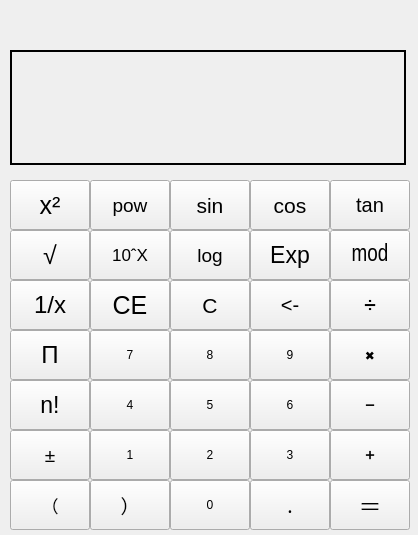
<?xml version="1.0" encoding="UTF-8"?>
<ui version="4.0">
 <class>Widget</class>
 <widget class="QWidget" name="Widget">
  <property name="windowModality">
   <enum>Qt::ApplicationModal</enum>
  </property>
  <property name="enabled">
   <bool>true</bool>
  </property>
  <property name="geometry">
   <rect>
    <x>0</x>
    <y>0</y>
    <width>418</width>
    <height>535</height>
   </rect>
  </property>
  <widget class="QStackedWidget" name="stackedWidget">
   <property name="geometry">
    <rect>
     <x>10</x>
     <y>170</y>
     <width>411</width>
     <height>361</height>
    </rect>
   </property>
   <property name="currentIndex">
    <number>1</number>
   </property>
   <widget class="QWidget" name="page">
    <widget class="QPushButton" name="Button_Clear_entry">
     <property name="geometry">
      <rect>
       <x>0</x>
       <y>60</y>
       <width>100</width>
       <height>60</height>
      </rect>
     </property>
     <property name="font">
      <font>
       <pointsize>19</pointsize>
      </font>
     </property>
     <property name="text">
      <string>CE</string>
     </property>
    </widget>
    <widget class="QPushButton" name="Button_Clear">
     <property name="geometry">
      <rect>
       <x>100</x>
       <y>60</y>
       <width>100</width>
       <height>60</height>
      </rect>
     </property>
     <property name="font">
      <font>
       <pointsize>16</pointsize>
      </font>
     </property>
     <property name="text">
      <string>C</string>
     </property>
    </widget>
    <widget class="QPushButton" name="Button_delete">
     <property name="geometry">
      <rect>
       <x>200</x>
       <y>60</y>
       <width>100</width>
       <height>60</height>
      </rect>
     </property>
     <property name="font">
      <font>
       <pointsize>15</pointsize>
      </font>
     </property>
     <property name="text">
      <string>&lt;-</string>
     </property>
    </widget>
    <widget class="MyButton" name="Button_divide">
     <property name="geometry">
      <rect>
       <x>300</x>
       <y>60</y>
       <width>100</width>
       <height>60</height>
      </rect>
     </property>
     <property name="font">
      <font>
       <pointsize>11</pointsize>
      </font>
     </property>
     <property name="cursor">
      <cursorShape>ArrowCursor</cursorShape>
     </property>
     <property name="text">
      <string>➗</string>
     </property>
    </widget>
    <widget class="MyButton" name="Button_multiply">
     <property name="geometry">
      <rect>
       <x>300</x>
       <y>120</y>
       <width>100</width>
       <height>60</height>
      </rect>
     </property>
     <property name="text">
      <string>✖</string>
     </property>
    </widget>
    <widget class="MyButton" name="Button_7">
     <property name="geometry">
      <rect>
       <x>0</x>
       <y>120</y>
       <width>100</width>
       <height>60</height>
      </rect>
     </property>
     <property name="text">
      <string>7</string>
     </property>
    </widget>
    <widget class="MyButton" name="Button_8">
     <property name="geometry">
      <rect>
       <x>100</x>
       <y>120</y>
       <width>100</width>
       <height>60</height>
      </rect>
     </property>
     <property name="text">
      <string>8</string>
     </property>
    </widget>
    <widget class="MyButton" name="Button_5">
     <property name="geometry">
      <rect>
       <x>100</x>
       <y>180</y>
       <width>100</width>
       <height>60</height>
      </rect>
     </property>
     <property name="text">
      <string>5</string>
     </property>
    </widget>
    <widget class="MyButton" name="Button_4">
     <property name="geometry">
      <rect>
       <x>0</x>
       <y>180</y>
       <width>100</width>
       <height>60</height>
      </rect>
     </property>
     <property name="text">
      <string>4</string>
     </property>
    </widget>
    <widget class="MyButton" name="Button_6">
     <property name="geometry">
      <rect>
       <x>200</x>
       <y>180</y>
       <width>100</width>
       <height>60</height>
      </rect>
     </property>
     <property name="text">
      <string>6</string>
     </property>
    </widget>
    <widget class="MyButton" name="Button_9">
     <property name="geometry">
      <rect>
       <x>200</x>
       <y>120</y>
       <width>100</width>
       <height>60</height>
      </rect>
     </property>
     <property name="text">
      <string>9</string>
     </property>
    </widget>
    <widget class="MyButton" name="Button_1">
     <property name="geometry">
      <rect>
       <x>0</x>
       <y>240</y>
       <width>100</width>
       <height>60</height>
      </rect>
     </property>
     <property name="text">
      <string>1</string>
     </property>
    </widget>
    <widget class="MyButton" name="Button_2">
     <property name="geometry">
      <rect>
       <x>100</x>
       <y>240</y>
       <width>100</width>
       <height>60</height>
      </rect>
     </property>
     <property name="text">
      <string>2</string>
     </property>
    </widget>
    <widget class="MyButton" name="Button_3">
     <property name="geometry">
      <rect>
       <x>200</x>
       <y>240</y>
       <width>100</width>
       <height>60</height>
      </rect>
     </property>
     <property name="text">
      <string>3</string>
     </property>
    </widget>
    <widget class="QPushButton" name="Button_plus_minus">
     <property name="geometry">
      <rect>
       <x>0</x>
       <y>300</y>
       <width>100</width>
       <height>60</height>
      </rect>
     </property>
     <property name="font">
      <font>
       <pointsize>14</pointsize>
      </font>
     </property>
     <property name="text">
      <string>±</string>
     </property>
    </widget>
    <widget class="MyButton" name="Button_0">
     <property name="geometry">
      <rect>
       <x>100</x>
       <y>300</y>
       <width>100</width>
       <height>60</height>
      </rect>
     </property>
     <property name="text">
      <string>0</string>
     </property>
    </widget>
    <widget class="MyButton" name="Button_decimal">
     <property name="geometry">
      <rect>
       <x>200</x>
       <y>300</y>
       <width>100</width>
       <height>60</height>
      </rect>
     </property>
     <property name="font">
      <font>
       <family>Bodoni MT Condensed</family>
       <pointsize>15</pointsize>
       <weight>50</weight>
       <italic>false</italic>
       <bold>false</bold>
      </font>
     </property>
     <property name="text">
      <string>.</string>
     </property>
    </widget>
    <widget class="MyButton" name="Button_plus">
     <property name="geometry">
      <rect>
       <x>300</x>
       <y>240</y>
       <width>100</width>
       <height>60</height>
      </rect>
     </property>
     <property name="text">
      <string>➕</string>
     </property>
    </widget>
    <widget class="QPushButton" name="Button_equality">
     <property name="geometry">
      <rect>
       <x>300</x>
       <y>300</y>
       <width>100</width>
       <height>60</height>
      </rect>
     </property>
     <property name="font">
      <font>
       <pointsize>16</pointsize>
      </font>
     </property>
     <property name="text">
      <string>＝</string>
     </property>
    </widget>
    <widget class="MyButton" name="Button_minus">
     <property name="geometry">
      <rect>
       <x>300</x>
       <y>180</y>
       <width>100</width>
       <height>60</height>
      </rect>
     </property>
     <property name="text">
      <string>➖</string>
     </property>
    </widget>
    <widget class="QPushButton" name="Button_reciprocal">
     <property name="geometry">
      <rect>
       <x>300</x>
       <y>0</y>
       <width>100</width>
       <height>60</height>
      </rect>
     </property>
     <property name="font">
      <font>
       <pointsize>18</pointsize>
      </font>
     </property>
     <property name="text">
      <string>1/x</string>
     </property>
    </widget>
    <widget class="QPushButton" name="Button_root">
     <property name="geometry">
      <rect>
       <x>100</x>
       <y>0</y>
       <width>100</width>
       <height>60</height>
      </rect>
     </property>
     <property name="font">
      <font>
       <pointsize>19</pointsize>
      </font>
     </property>
     <property name="text">
      <string>√</string>
     </property>
    </widget>
    <widget class="MyButton" name="Button_mod">
     <property name="geometry">
      <rect>
       <x>0</x>
       <y>0</y>
       <width>100</width>
       <height>60</height>
      </rect>
     </property>
     <property name="maximumSize">
      <size>
       <width>16777215</width>
       <height>16777215</height>
      </size>
     </property>
     <property name="font">
      <font>
       <family>Arial Narrow</family>
       <pointsize>17</pointsize>
      </font>
     </property>
     <property name="text">
      <string>%</string>
     </property>
    </widget>
    <widget class="QPushButton" name="Button_square">
     <property name="geometry">
      <rect>
       <x>200</x>
       <y>0</y>
       <width>100</width>
       <height>60</height>
      </rect>
     </property>
     <property name="font">
      <font>
       <pointsize>19</pointsize>
      </font>
     </property>
     <property name="text">
      <string>x²</string>
     </property>
    </widget>
   </widget>
   <widget class="QWidget" name="page_2">
    <widget class="QPushButton" name="Button_pai">
     <property name="geometry">
      <rect>
       <x>0</x>
       <y>160</y>
       <width>80</width>
       <height>50</height>
      </rect>
     </property>
     <property name="font">
      <font>
       <pointsize>18</pointsize>
      </font>
     </property>
     <property name="text">
      <string>Π</string>
     </property>
    </widget>
    <widget class="QPushButton" name="Button_factorial">
     <property name="geometry">
      <rect>
       <x>0</x>
       <y>210</y>
       <width>80</width>
       <height>50</height>
      </rect>
     </property>
     <property name="font">
      <font>
       <pointsize>17</pointsize>
      </font>
     </property>
     <property name="text">
      <string>n!</string>
     </property>
    </widget>
    <widget class="MyButton" name="Button_Left_parenthesis">
     <property name="geometry">
      <rect>
       <x>0</x>
       <y>310</y>
       <width>80</width>
       <height>50</height>
      </rect>
     </property>
     <property name="font">
      <font>
       <pointsize>13</pointsize>
      </font>
     </property>
     <property name="text">
      <string>（</string>
     </property>
    </widget>
    <widget class="MyButton" name="Button_pow">
     <property name="geometry">
      <rect>
       <x>80</x>
       <y>10</y>
       <width>80</width>
       <height>50</height>
      </rect>
     </property>
     <property name="font">
      <font>
       <pointsize>14</pointsize>
      </font>
     </property>
     <property name="text">
      <string>pow</string>
     </property>
    </widget>
    <widget class="QPushButton" name="Button_Exp">
     <property name="geometry">
      <rect>
       <x>240</x>
       <y>60</y>
       <width>80</width>
       <height>50</height>
      </rect>
     </property>
     <property name="font">
      <font>
       <pointsize>17</pointsize>
      </font>
     </property>
     <property name="text">
      <string>Exp</string>
     </property>
    </widget>
    <widget class="QPushButton" name="Button_sin">
     <property name="geometry">
      <rect>
       <x>160</x>
       <y>10</y>
       <width>80</width>
       <height>50</height>
      </rect>
     </property>
     <property name="font">
      <font>
       <pointsize>16</pointsize>
      </font>
     </property>
     <property name="text">
      <string>sin</string>
     </property>
    </widget>
    <widget class="QPushButton" name="Button_10x">
     <property name="geometry">
      <rect>
       <x>80</x>
       <y>60</y>
       <width>80</width>
       <height>50</height>
      </rect>
     </property>
     <property name="font">
      <font>
       <pointsize>13</pointsize>
      </font>
     </property>
     <property name="text">
      <string>10ˆX</string>
     </property>
    </widget>
    <widget class="MyButton" name="Button_Right_parenthesis">
     <property name="geometry">
      <rect>
       <x>80</x>
       <y>310</y>
       <width>80</width>
       <height>50</height>
      </rect>
     </property>
     <property name="font">
      <font>
       <pointsize>14</pointsize>
      </font>
     </property>
     <property name="text">
      <string>）</string>
     </property>
    </widget>
    <widget class="QPushButton" name="Button_log">
     <property name="geometry">
      <rect>
       <x>160</x>
       <y>60</y>
       <width>80</width>
       <height>50</height>
      </rect>
     </property>
     <property name="font">
      <font>
       <pointsize>14</pointsize>
      </font>
     </property>
     <property name="text">
      <string>log</string>
     </property>
    </widget>
    <widget class="QPushButton" name="Button_tan">
     <property name="geometry">
      <rect>
       <x>320</x>
       <y>10</y>
       <width>80</width>
       <height>50</height>
      </rect>
     </property>
     <property name="font">
      <font>
       <pointsize>15</pointsize>
      </font>
     </property>
     <property name="text">
      <string>tan</string>
     </property>
    </widget>
    <widget class="QPushButton" name="Button_cos">
     <property name="geometry">
      <rect>
       <x>240</x>
       <y>10</y>
       <width>80</width>
       <height>50</height>
      </rect>
     </property>
     <property name="font">
      <font>
       <pointsize>16</pointsize>
      </font>
     </property>
     <property name="text">
      <string>cos</string>
     </property>
    </widget>
    <widget class="QPushButton" name="Button_square_2">
     <property name="geometry">
      <rect>
       <x>0</x>
       <y>10</y>
       <width>80</width>
       <height>50</height>
      </rect>
     </property>
     <property name="font">
      <font>
       <pointsize>19</pointsize>
      </font>
     </property>
     <property name="text">
      <string>x²</string>
     </property>
    </widget>
    <widget class="QPushButton" name="Button_root_2">
     <property name="geometry">
      <rect>
       <x>0</x>
       <y>60</y>
       <width>80</width>
       <height>50</height>
      </rect>
     </property>
     <property name="font">
      <font>
       <pointsize>19</pointsize>
      </font>
     </property>
     <property name="text">
      <string>√</string>
     </property>
    </widget>
    <widget class="MyButton" name="Button_mod_2">
     <property name="geometry">
      <rect>
       <x>320</x>
       <y>60</y>
       <width>80</width>
       <height>50</height>
      </rect>
     </property>
     <property name="maximumSize">
      <size>
       <width>16777215</width>
       <height>16777215</height>
      </size>
     </property>
     <property name="font">
      <font>
       <family>Arial Narrow</family>
       <pointsize>17</pointsize>
      </font>
     </property>
     <property name="text">
      <string>mod</string>
     </property>
    </widget>
    <widget class="QPushButton" name="Button_reciprocal_2">
     <property name="geometry">
      <rect>
       <x>0</x>
       <y>110</y>
       <width>80</width>
       <height>50</height>
      </rect>
     </property>
     <property name="font">
      <font>
       <pointsize>18</pointsize>
      </font>
     </property>
     <property name="text">
      <string>1/x</string>
     </property>
    </widget>
    <widget class="QPushButton" name="Button_Clear_entry_2">
     <property name="geometry">
      <rect>
       <x>80</x>
       <y>110</y>
       <width>80</width>
       <height>50</height>
      </rect>
     </property>
     <property name="font">
      <font>
       <pointsize>19</pointsize>
      </font>
     </property>
     <property name="text">
      <string>CE</string>
     </property>
    </widget>
    <widget class="QPushButton" name="Button_Clear_2">
     <property name="geometry">
      <rect>
       <x>160</x>
       <y>110</y>
       <width>80</width>
       <height>50</height>
      </rect>
     </property>
     <property name="font">
      <font>
       <pointsize>16</pointsize>
      </font>
     </property>
     <property name="text">
      <string>C</string>
     </property>
    </widget>
    <widget class="QPushButton" name="Button_delete_2">
     <property name="geometry">
      <rect>
       <x>240</x>
       <y>110</y>
       <width>80</width>
       <height>50</height>
      </rect>
     </property>
     <property name="font">
      <font>
       <pointsize>15</pointsize>
      </font>
     </property>
     <property name="text">
      <string>&lt;-</string>
     </property>
    </widget>
    <widget class="MyButton" name="Button_divide_2">
     <property name="geometry">
      <rect>
       <x>320</x>
       <y>110</y>
       <width>80</width>
       <height>50</height>
      </rect>
     </property>
     <property name="font">
      <font>
       <pointsize>11</pointsize>
      </font>
     </property>
     <property name="cursor">
      <cursorShape>ArrowCursor</cursorShape>
     </property>
     <property name="text">
      <string>➗</string>
     </property>
    </widget>
    <widget class="QPushButton" name="Button_plus_minus_2">
     <property name="geometry">
      <rect>
       <x>0</x>
       <y>260</y>
       <width>80</width>
       <height>50</height>
      </rect>
     </property>
     <property name="font">
      <font>
       <pointsize>14</pointsize>
      </font>
     </property>
     <property name="text">
      <string>±</string>
     </property>
    </widget>
    <widget class="MyButton" name="Button_07">
     <property name="geometry">
      <rect>
       <x>80</x>
       <y>160</y>
       <width>80</width>
       <height>50</height>
      </rect>
     </property>
     <property name="text">
      <string>7</string>
     </property>
    </widget>
    <widget class="MyButton" name="Button_04">
     <property name="geometry">
      <rect>
       <x>80</x>
       <y>210</y>
       <width>80</width>
       <height>50</height>
      </rect>
     </property>
     <property name="text">
      <string>4</string>
     </property>
    </widget>
    <widget class="MyButton" name="Button_01">
     <property name="geometry">
      <rect>
       <x>80</x>
       <y>260</y>
       <width>80</width>
       <height>50</height>
      </rect>
     </property>
     <property name="text">
      <string>1</string>
     </property>
    </widget>
    <widget class="MyButton" name="Button_08">
     <property name="geometry">
      <rect>
       <x>160</x>
       <y>160</y>
       <width>80</width>
       <height>50</height>
      </rect>
     </property>
     <property name="text">
      <string>8</string>
     </property>
    </widget>
    <widget class="MyButton" name="Button_05">
     <property name="geometry">
      <rect>
       <x>160</x>
       <y>210</y>
       <width>80</width>
       <height>50</height>
      </rect>
     </property>
     <property name="text">
      <string>5</string>
     </property>
    </widget>
    <widget class="MyButton" name="Button_02">
     <property name="geometry">
      <rect>
       <x>160</x>
       <y>260</y>
       <width>80</width>
       <height>50</height>
      </rect>
     </property>
     <property name="text">
      <string>2</string>
     </property>
    </widget>
    <widget class="MyButton" name="Button_00">
     <property name="geometry">
      <rect>
       <x>160</x>
       <y>310</y>
       <width>80</width>
       <height>50</height>
      </rect>
     </property>
     <property name="text">
      <string>0</string>
     </property>
    </widget>
    <widget class="MyButton" name="Button_09">
     <property name="geometry">
      <rect>
       <x>240</x>
       <y>160</y>
       <width>80</width>
       <height>50</height>
      </rect>
     </property>
     <property name="text">
      <string>9</string>
     </property>
    </widget>
    <widget class="MyButton" name="Button_06">
     <property name="geometry">
      <rect>
       <x>240</x>
       <y>210</y>
       <width>80</width>
       <height>50</height>
      </rect>
     </property>
     <property name="text">
      <string>6</string>
     </property>
    </widget>
    <widget class="MyButton" name="Button_03">
     <property name="geometry">
      <rect>
       <x>240</x>
       <y>260</y>
       <width>80</width>
       <height>50</height>
      </rect>
     </property>
     <property name="text">
      <string>3</string>
     </property>
    </widget>
    <widget class="MyButton" name="Button_decimal_2">
     <property name="geometry">
      <rect>
       <x>240</x>
       <y>310</y>
       <width>80</width>
       <height>50</height>
      </rect>
     </property>
     <property name="font">
      <font>
       <family>Bodoni MT Condensed</family>
       <pointsize>15</pointsize>
       <weight>50</weight>
       <italic>false</italic>
       <bold>false</bold>
      </font>
     </property>
     <property name="text">
      <string>.</string>
     </property>
    </widget>
    <widget class="MyButton" name="Button_multiply_2">
     <property name="geometry">
      <rect>
       <x>320</x>
       <y>160</y>
       <width>80</width>
       <height>50</height>
      </rect>
     </property>
     <property name="text">
      <string>✖</string>
     </property>
    </widget>
    <widget class="MyButton" name="Button_minus_2">
     <property name="geometry">
      <rect>
       <x>320</x>
       <y>210</y>
       <width>80</width>
       <height>50</height>
      </rect>
     </property>
     <property name="text">
      <string>➖</string>
     </property>
    </widget>
    <widget class="MyButton" name="Button_plus_2">
     <property name="geometry">
      <rect>
       <x>320</x>
       <y>260</y>
       <width>80</width>
       <height>50</height>
      </rect>
     </property>
     <property name="text">
      <string>➕</string>
     </property>
    </widget>
    <widget class="QPushButton" name="Button_equality_2">
     <property name="geometry">
      <rect>
       <x>320</x>
       <y>310</y>
       <width>80</width>
       <height>50</height>
      </rect>
     </property>
     <property name="font">
      <font>
       <pointsize>17</pointsize>
      </font>
     </property>
     <property name="text">
      <string>＝</string>
     </property>
    </widget>
   </widget>
  </widget>
  <widget class="QLabel" name="label">
   <property name="geometry">
    <rect>
     <x>10</x>
     <y>50</y>
     <width>396</width>
     <height>115</height>
    </rect>
   </property>
   <property name="font">
    <font>
     <family>Arial</family>
     <pointsize>19</pointsize>
    </font>
   </property>
   <property name="frameShape">
    <enum>QFrame::Box</enum>
   </property>
   <property name="frameShadow">
    <enum>QFrame::Plain</enum>
   </property>
   <property name="lineWidth">
    <number>2</number>
   </property>
   <property name="midLineWidth">
    <number>8</number>
   </property>
   <property name="text">
    <string/>
   </property>
  </widget>
 </widget>
 <layoutdefault spacing="6" margin="11"/>
 <customwidgets>
  <customwidget>
   <class>MyButton</class>
   <extends>QPushButton</extends>
   <header location="global">mybutton.h</header>
  </customwidget>
 </customwidgets>
 <resources/>
 <connections/>
</ui>
